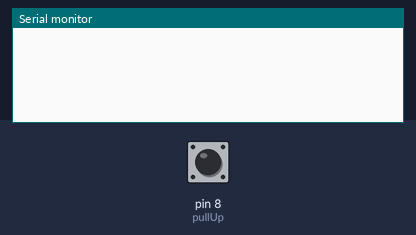
Bench run of a sketch on a simulated Arduino Uno, built with avr-gcc and run on an emulated ATmega328P. Parts: the last lines printed to the serial monitor. Inputs (shaded band) come from the test bench; at power-on: pin 8 (pullUp) HIGH.

Above: at 1.2 s.
1.3 s: pin 8 (pullUp) pulled LOW for 0.15 s
At 1.8 s:
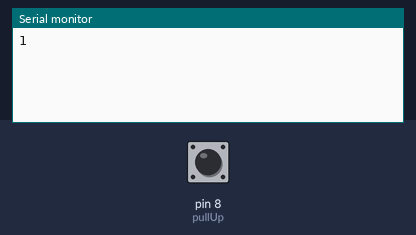
2.9 s: pin 8 (pullUp) pulled LOW for 1 s
At 4.1 s:
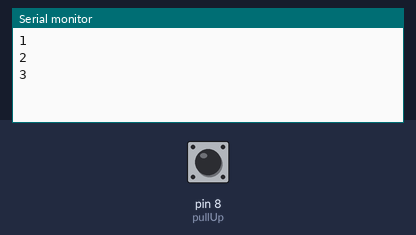
5.4 s: pin 8 (pullUp) pulled LOW for 0.15 s
At 6.1 s:
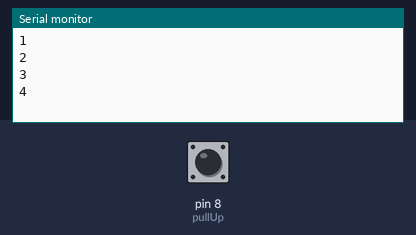
Timing chart, 0 to 8.4 s (numbered marks = the images above; inputs shaded):
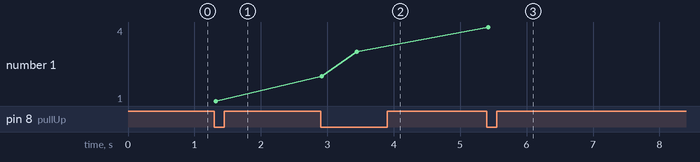

The sketch:

pullUp.ino
```cpp
/*
  Sandoval López, Keneth Stiv 2019382
  López Xitumul, Dany Alexander
  Practica 3
*/

  /***********************/
  /*Ejercicio 2 Boton pullUp
  /***********************/

//pines botones
#define pullUp 8

//variables
byte data;
int estado = 0;

void setup() {
  pinMode(pullUp, INPUT);
  Serial.begin(9600);
}

void loop() {
  data = digitalRead(pullUp);

  if (data == 0) {
    delay(20);
    estado++;
    Serial.println(estado);
    delay(500);
  }
}
```

Measured:
- after the input at 1.3 s, the serial monitor: prints a new line at once (image 1)
- after the input at 2.9 s, the serial monitor: prints a new line at once (image 2)
- after the input at 5.4 s, the serial monitor: prints a new line at once (image 3)
- plotted number 1: 1 → 3 after the input at 2.9 s, 3 → 4 after the input at 5.4 s
